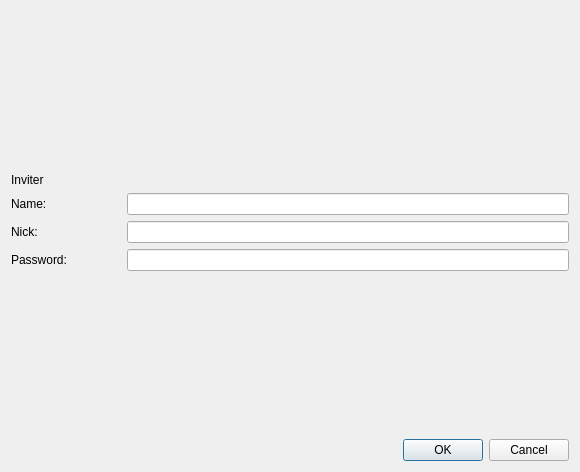
<?xml version="1.0" encoding="UTF-8"?>
<ui version="4.0">
 <class>CDlgJoinGroupChat</class>
 <widget class="QDialog" name="CDlgJoinGroupChat">
  <property name="geometry">
   <rect>
    <x>0</x>
    <y>0</y>
    <width>580</width>
    <height>472</height>
   </rect>
  </property>
  <property name="windowTitle">
   <string>Join group chat</string>
  </property>
  <layout class="QGridLayout" name="gridLayout">
   <item row="0" column="0">
    <spacer name="verticalSpacer">
     <property name="orientation">
      <enum>Qt::Vertical</enum>
     </property>
     <property name="sizeHint" stdset="0">
      <size>
       <width>20</width>
       <height>70</height>
      </size>
     </property>
    </spacer>
   </item>
   <item row="1" column="0">
    <widget class="QLabel" name="lbInviter">
     <property name="text">
      <string>Inviter</string>
     </property>
     <property name="wordWrap">
      <bool>true</bool>
     </property>
    </widget>
   </item>
   <item row="2" column="0">
    <layout class="QHBoxLayout" name="horizontalLayout">
     <item>
      <widget class="QLabel" name="label">
       <property name="sizePolicy">
        <sizepolicy hsizetype="Preferred" vsizetype="Preferred">
         <horstretch>1</horstretch>
         <verstretch>0</verstretch>
        </sizepolicy>
       </property>
       <property name="minimumSize">
        <size>
         <width>66</width>
         <height>0</height>
        </size>
       </property>
       <property name="maximumSize">
        <size>
         <width>16777215</width>
         <height>16777215</height>
        </size>
       </property>
       <property name="text">
        <string>Name:</string>
       </property>
      </widget>
     </item>
     <item>
      <widget class="QLineEdit" name="txtId">
       <property name="sizePolicy">
        <sizepolicy hsizetype="Preferred" vsizetype="Preferred">
         <horstretch>4</horstretch>
         <verstretch>0</verstretch>
        </sizepolicy>
       </property>
       <property name="maximumSize">
        <size>
         <width>16777215</width>
         <height>16777215</height>
        </size>
       </property>
      </widget>
     </item>
    </layout>
   </item>
   <item row="3" column="0">
    <layout class="QHBoxLayout" name="horizontalLayout_2">
     <item>
      <widget class="QLabel" name="label_2">
       <property name="sizePolicy">
        <sizepolicy hsizetype="Preferred" vsizetype="Preferred">
         <horstretch>1</horstretch>
         <verstretch>0</verstretch>
        </sizepolicy>
       </property>
       <property name="minimumSize">
        <size>
         <width>66</width>
         <height>0</height>
        </size>
       </property>
       <property name="maximumSize">
        <size>
         <width>16777215</width>
         <height>40</height>
        </size>
       </property>
       <property name="text">
        <string>Nick:</string>
       </property>
      </widget>
     </item>
     <item>
      <widget class="QLineEdit" name="txtNick">
       <property name="sizePolicy">
        <sizepolicy hsizetype="Preferred" vsizetype="Preferred">
         <horstretch>4</horstretch>
         <verstretch>0</verstretch>
        </sizepolicy>
       </property>
       <property name="maximumSize">
        <size>
         <width>16777215</width>
         <height>16777215</height>
        </size>
       </property>
      </widget>
     </item>
    </layout>
   </item>
   <item row="4" column="0">
    <layout class="QHBoxLayout" name="horizontalLayout_3">
     <item>
      <widget class="QLabel" name="label_3">
       <property name="sizePolicy">
        <sizepolicy hsizetype="Preferred" vsizetype="Preferred">
         <horstretch>1</horstretch>
         <verstretch>0</verstretch>
        </sizepolicy>
       </property>
       <property name="minimumSize">
        <size>
         <width>66</width>
         <height>0</height>
        </size>
       </property>
       <property name="maximumSize">
        <size>
         <width>16777215</width>
         <height>40</height>
        </size>
       </property>
       <property name="text">
        <string>Password:</string>
       </property>
      </widget>
     </item>
     <item>
      <widget class="QLineEdit" name="txtPassword">
       <property name="sizePolicy">
        <sizepolicy hsizetype="Preferred" vsizetype="Preferred">
         <horstretch>4</horstretch>
         <verstretch>0</verstretch>
        </sizepolicy>
       </property>
       <property name="maximumSize">
        <size>
         <width>16777215</width>
         <height>16777215</height>
        </size>
       </property>
       <property name="inputMethodHints">
        <set>Qt::ImhHiddenText|Qt::ImhNoAutoUppercase|Qt::ImhNoPredictiveText|Qt::ImhSensitiveData</set>
       </property>
       <property name="echoMode">
        <enum>QLineEdit::Password</enum>
       </property>
      </widget>
     </item>
    </layout>
   </item>
   <item row="5" column="0">
    <spacer name="verticalSpacer_2">
     <property name="orientation">
      <enum>Qt::Vertical</enum>
     </property>
     <property name="sizeHint" stdset="0">
      <size>
       <width>20</width>
       <height>69</height>
      </size>
     </property>
    </spacer>
   </item>
   <item row="6" column="0">
    <widget class="QDialogButtonBox" name="buttonBox">
     <property name="orientation">
      <enum>Qt::Horizontal</enum>
     </property>
     <property name="standardButtons">
      <set>QDialogButtonBox::Cancel|QDialogButtonBox::Ok</set>
     </property>
    </widget>
   </item>
  </layout>
 </widget>
 <resources/>
 <connections>
  <connection>
   <sender>buttonBox</sender>
   <signal>rejected()</signal>
   <receiver>CDlgJoinGroupChat</receiver>
   <slot>reject()</slot>
   <hints>
    <hint type="sourcelabel">
     <x>316</x>
     <y>260</y>
    </hint>
    <hint type="destinationlabel">
     <x>286</x>
     <y>274</y>
    </hint>
   </hints>
  </connection>
 </connections>
</ui>
